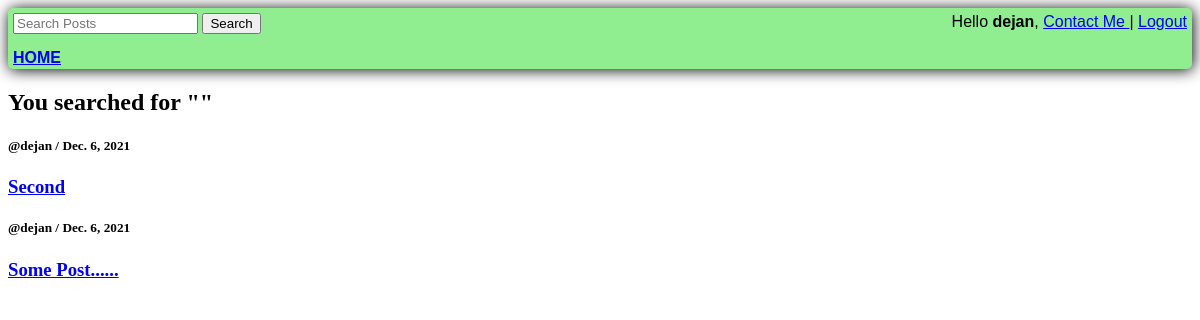
Before: /search/ (signed in) with the older database file.
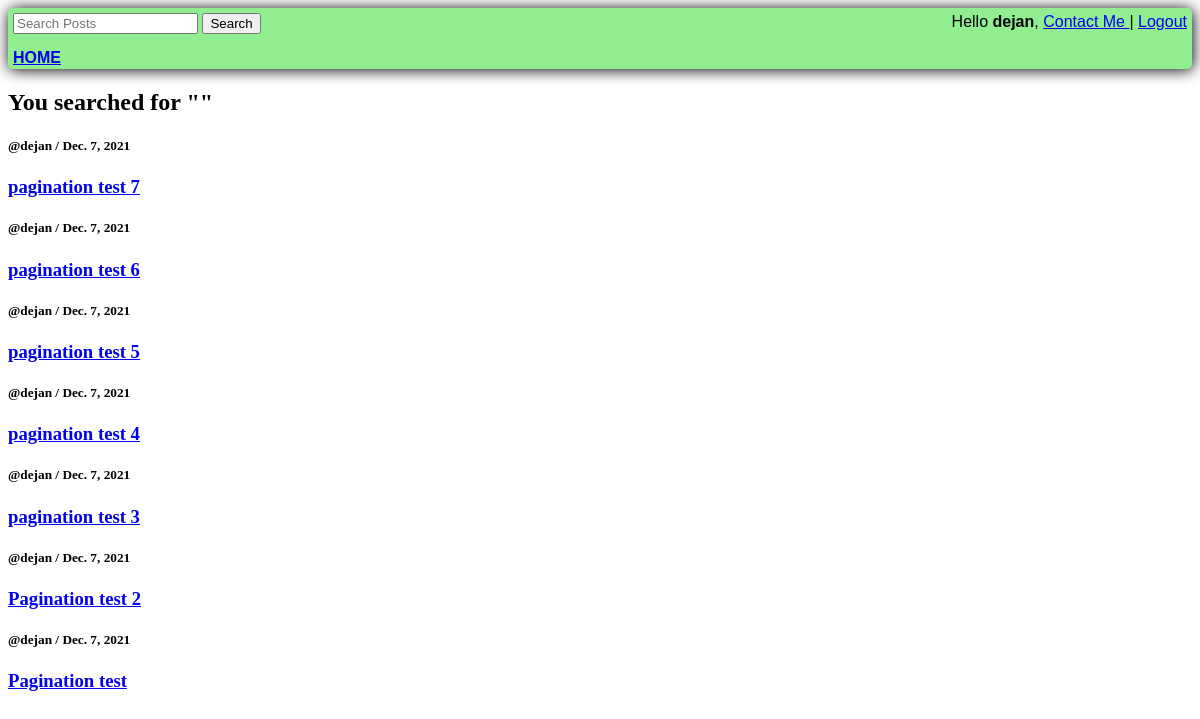
After: the same page with the newer database file.
### baseApp/models.py (models this page shows)
class Post(models.Model):
    user = models.ForeignKey(User, on_delete=models.SET_NULL, null=True)
    post = models.TextField()
    image = ResizedImageField(size=[1280, 720], quality=100, null=True, blank=True, upload_to='images/')
    updated = models.DateTimeField(auto_now=True)
    created = models.DateTimeField(auto_now_add=True)
    likes = models.ManyToManyField(User, blank=True, related_name='likes')
    dislikes = models.ManyToManyField(User, blank=True, related_name='dislikes')
    def __str__(self):
        return f'{self.post}'
    class Meta:
        ordering = ['-created']

### baseApp/views.py (the view)
# urls.py: path('search/', views.search, name='search'),
@login_required(login_url='loginUser')
def search(request):
    q = request.GET.get('q') if request.GET.get('q') != None else ''
    searched = Post.objects.filter(Q(post__icontains=q))
    context = {'searched': searched, 'q': q}
    return render(request, 'baseApp/search.html', context)

### baseApp/templates/baseApp/search.html (shortened to what this page needs)
{% extends 'baseApp/base.html' %}
{% block content %}
<h2> You searched for "{{q}}"</h2>
{% if searched %}
    {% for search in searched %}
        <div>
            <b> <h5>@{{search.user}} </b> / {{search.created.date}}</h5>
            <a href="{% url 'comment' search.pk %}">
                <h3>{{search}}</h3>
            </a>
        </div>
    {% endfor %}
{% else %}
    <p> Nothing found... </p>
{% endif %}
{% endblock content %}

### baseApp/templates/baseApp/base.html (shortened to what this page needs)
<!DOCTYPE html>
{% load static %}
<html lang="en">
<head>
</head>
<body>
<div class="nav"> {% include 'baseApp/navbar.html' %} </div>
<div class="content">
    {% block content %}{% endblock %}
</div>
</body>
</html>

### baseApp/templates/baseApp/navbar.html (shortened to what this page needs)
{% if request.user.is_authenticated %}
<div style="float: left;">
    <form action="{% url 'search' %}" method="GET">
        <input type="text" name="q" placeholder="Search Posts">
        <input type="submit" value="Search">
    </form>
</div>
<div style="text-align: right;">
     Hello <b>{{request.user}}</b>,
        <a href="{% url 'contact' %}"> Contact Me </a> |
        <a href="{% url 'logoutUser' %}"> Logout </a> <br><br>
    {% endif %}
    <div style="text-align: left;">
        <a href="{% url 'home' %}"> <b>HOME</b> </a> <br>
    </div>
</div>

### baseApp/templates/baseApp/base.html (style rules this page uses)
.nav { box-shadow: 1px 1px 15px; border-radius: 5px; padding: 5px 5px 2px 5px; margin-bottom: 10px; font-family: 'Gill Sans', 'Gill Sans MT', Calibri, 'Trebuchet MS', sans-serif; background-color: lightgreen; }
.content { margin-bottom: 30px; }

Changed rows visible on the page:
removed Post: user "dejan", created "Dec. 6, 2021", post "Second"
removed Post: user "dejan", created "Dec. 6, 2021", post "Some Post......"
added Post: user "dejan", created "Dec. 7, 2021", post "pagination test 7"
added Post: user "dejan", created "Dec. 7, 2021", post "pagination test 6"
added Post: user "dejan", created "Dec. 7, 2021", post "pagination test 5"
added Post: user "dejan", created "Dec. 7, 2021", post "pagination test 4"
added Post: user "dejan", created "Dec. 7, 2021", post "pagination test 3"
added Post: user "dejan", created "Dec. 7, 2021", post "Pagination test 2"
added Post: user "dejan", created "Dec. 7, 2021", post "Pagination test"
